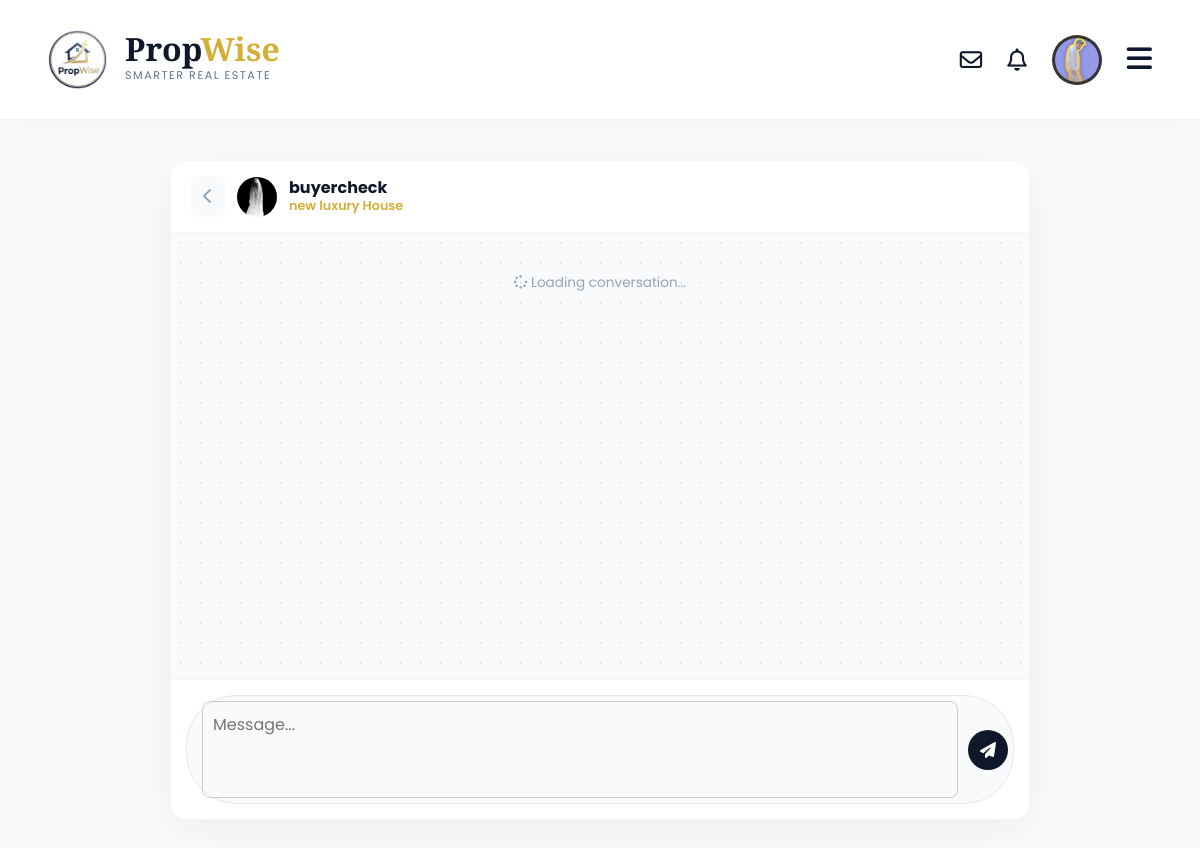
/chat/detail/6/ (signed in), run on the app's committed database.
### accounts/models.py (models this page shows, shortened)
class User(AbstractUser):
    is_agent = models.BooleanField('Is agent', default=False)
    is_buyer = models.BooleanField('Is buyer', default=True) # By default, users are buyers
    phone_number = models.CharField(max_length=20, blank=True)
    profile_picture = models.ImageField(upload_to='profile_pics/', blank=True, null=True)
    favorites = models.ManyToManyField(
        Property,
        related_name="favorited_by",
        blank=True
    )

### chat/models.py (models this page shows, shortened)
class ChatThread(models.Model):
    property = models.ForeignKey(
        Property,
        on_delete=models.SET_NULL,  # <-- NOT CASCADE
        related_name='chat_threads',
        null=True,  # <-- Required for SET_NULL
        blank=True  # <-- Allows this to be empty in forms
    )
    buyer = models.ForeignKey(
        User,
        on_delete=models.CASCADE,  # Cascade is OK here. If a buyer is deleted, their threads go.
        related_name='bought_chat_threads'
    )
    agent = models.ForeignKey(
        User,
        on_delete=models.CASCADE,  # Cascade is OK here. If an agent is deleted, their threads go.
        related_name='agent_chat_threads'
    )
    created_at = models.DateTimeField(auto_now_add=True)
    updated_at = models.DateTimeField(auto_now=True)
    class Meta:
        unique_together = ('property', 'buyer', 'agent')

### properties/models.py (models this page shows, shortened)
class Property(models.Model):
    title = models.CharField(max_length=255)
    description = models.TextField()
    price = models.BigIntegerField()
    area = models.ForeignKey(
        Area,
        on_delete=models.SET_NULL,
        null=True,
        related_name="properties"
    )
    latitude = models.DecimalField(
        max_digits=9,
        decimal_places=6,
        null=True,
        blank=True,
        help_text="Exact latitude of the property (e.g., 31.470510)"
    )
    longitude = models.DecimalField(
        max_digits=9,
        decimal_places=6,
        null=True,
        blank=True,
        help_text="Exact longitude of the property (e.g., 74.394170)"
    )
    purpose = models.CharField(max_length=10, choices=PropertyPurpose.choices)
    property_type = models.CharField(max_length=20, choices=PropertyType.choices)
    bedrooms = models.PositiveSmallIntegerField(null=True, blank=True)
    bathrooms = models.PositiveSmallIntegerField(null=True, blank=True)
    area_size = models.DecimalField(max_digits=10, decimal_places=2)
    area_unit = models.CharField(max_length=10, choices=AreaUnit.choices, default=AreaUnit.MARLA)
    agent = models.ForeignKey(settings.AUTH_USER_MODEL, on_delete=models.CASCADE, related_name="properties")
    created_at = models.DateTimeField(auto_now_add=True)
    updated_at = models.DateTimeField(auto_now=True)
    main_image = models.ImageField(upload_to='properties/main_images/', null=True, blank=True)
    is_verified = models.BooleanField(
        default=False,
        help_text="Mark this listing as verified by the admin (e.g., checked for accuracy)."
    )
    is_featured = models.BooleanField(
        default=False,
        help_text="Mark this listing as 'Featured' to show it at the top."
    )
    featured_until = models.DateTimeField(
        null=True,
        blank=True,
        help_text="When this listing should stop being featured (e.g., 7 days from now)."
    )
    status = models.CharField(
        max_length=10,
        choices=PropertyStatus.choices,
        default=PropertyStatus.ACTIVE,
        help_text="The current status of the listing (e.g., Active, Sold)."
    )
    sold_date = models.DateTimeField(
        null=True,
        blank=True,
        help_text="The date and time this property was marked as sold."
    )
    video_url = models.URLField(
        max_length=500,
        null=True,
        blank=True,
        help_text="A link to a YouTube or Vimeo video walkthrough (e.g., https://www.youtube.com/watch?v=...)"
    )

### chat/views.py (the view, shortened to what this page needs)
# urls.py: path('detail/<int:thread_id>/', views.chat_detail_view, name='chat_detail'),
@login_required(login_url='login')
def chat_detail_view(request, thread_id):
    thread = get_object_or_404(ChatThread, id=thread_id)
    if request.user != thread.buyer and request.user != thread.agent:
        return HttpResponseForbidden("You do not have permission to view this chat.")
    if request.method == 'GET':
        thread.messages.filter(is_read=False).exclude(sender=request.user).update(is_read=True)
    form = ChatMessageForm()
    context = {
        'thread': thread,
        'form': form
    }
    return render(request, 'chat/chat_detail.html', context)

### chat/forms.py
class ChatMessageForm(forms.ModelForm):
    class Meta:
        model = ChatMessage
        fields = ['body'] # We only want the user to type the 'body'
        widgets = {
            'body': forms.Textarea(attrs={
                'class': 'form-control', # For Bootstrap styling (if you use it)
                'rows': 3,
                'placeholder': 'Type your message here...',
                'style': 'width: 100%; padding: 10px; border-radius: 8px; border: 1px solid #ccc;',
            })
        }
        labels = {
            'body': '',
        }

### accounts/context_processors.py (called while the page is built)
def notifications(request):
    if request.user.is_authenticated:
        unread_notifs = Notification.objects.filter(
            recipient=request.user,
            is_read=False
        )
        return {
            'notification_count': unread_notifs.count(),
            'notification_list': unread_notifs[:5] # Only show the top 5 in the dropdown
        }
    return {}

### chat/templates/chat/chat_detail.html (shortened to what this page needs)
{% extends 'base.html' %}
{% load static %}
{% block content %}
<div class="chat-wrapper">
    <div class="chat-window">
        <div class="chat-header">
            <div class="chat-partner">
                <a href="{% url 'chat_inbox' %}" class="btn-back"><i class="fa-solid fa-chevron-left"></i></a>
                <div class="partner-avatar">
                    {% if thread.buyer == user %}
                        {% if thread.agent.profile_picture %}
                            <img src="{{ thread.agent.profile_picture.url }}" alt="">
                        {% else %}
                            <i class="fa-solid fa-user-tie"></i>
                        {% endif %}
                    {% else %}
                        {% if thread.buyer.profile_picture %}
                            <img src="{{ thread.buyer.profile_picture.url }}" alt="">
                        {% else %}
                            <i class="fa-solid fa-user"></i>
                        {% endif %}
                    {% endif %}
                </div>
                <div class="partner-info">
                    <h3>
                        {% if thread.buyer == user %}
                            {{ thread.agent.first_name|default:thread.agent.username }}
                        {% else %}
                            {{ thread.buyer.first_name|default:thread.buyer.username }}
                        {% endif %}
                    </h3>
                    <p>
                        {% if thread.property %}
                            <a href="{% url 'property_detail' pk=thread.property.pk %}" class="prop-link">{{ thread.property.title|truncatechars:20 }}</a>
                        {% else %}
                            <span style="color:#cbd5e1;">Deleted Property</span>
                        {% endif %}
                    </p>
                </div>
            </div>
        </div>
        <div id="chat-messages-box" class="chat-body">
            <div class="loading-text">
                <i class="fa-solid fa-spinner fa-spin"></i> Loading conversation...
            </div>
        </div>
        <div class="chat-footer">
            <form id="send-message-form" method="POST" action="{% url 'chat_detail' thread_id=thread.id %}" class="chat-form">
                {{ form.body }}
                <button type="submit" class="btn-send" title="Send Message">
                    <i class="fa-solid fa-paper-plane"></i>
                </button>
            </form>
        </div>
    </div>
</div>
{% endblock content %}

### templates/base.html (shortened to what this page needs)
{% load static %}
<!DOCTYPE html>
<html lang="en">
<head>
    <link rel="stylesheet" href="https://cdnjs.cloudflare.com/ajax/libs/font-awesome/6.4.0/css/all.min.css">
</head>
<body>
    <nav class="navbar">
        <a href="{% url 'homepage' %}" class="nav-brand">
            <img src="{% static 'images/logo.png' %}" alt="PropWise">
            <div class="brand-text-col">
                <div class="brand-main">Prop<span>Wise</span></div>
                <div class="brand-tagline">Smarter Real Estate</div>
            </div>
        </a>
        <div class="nav-right">
            {% if user.is_authenticated %}
                <a href="{% url 'chat_inbox' %}" class="nav-icon" title="Messages">
                    <i class="fa-regular fa-envelope"></i>
                </a>
                <div class="nav-icon" onclick="toggleID('notif-drop')" title="Notifications">
                    <i class="fa-regular fa-bell"></i>
                </div>
                <div class="user-menu-container">
                    <div class="user-avatar" onclick="toggleID('user-drop')">
                        {% if user.profile_picture %}
                            <img src="{{ user.profile_picture.url }}" alt="{{ user.username }}">
                        {% else %}
                            <i class="fa-regular fa-user"></i>
                        {% endif %}
                    </div>
                </div>
            {% else %}
                <a href="{% url 'login' %}" class="nav-link">Log In</a>
                <a href="{% url 'signup' %}" class="btn-create">Sign Up</a>
            {% endif %}
            <div class="hamburger" onclick="toggleID('mobile-menu')">
                <i class="fa-solid fa-bars"></i>
            </div>
        </div>
    </nav>
    {% block content %}
    {% endblock %}
</body>
</html>

### templates/base.html (style rules this page uses)
:root { --pw-navy: #0F172A; --pw-gold: #D4AF37; --pw-gold-hover: #B5952F; --pw-gold-glow: rgba(212, 175, 55, 0.5); --pw-bg: #ffffff; --pw-text-body: #334155; --pw-light-gray: #F8FAFC; }
* { margin: 0; padding: 0; box-sizing: border-box; }
body { font-family: 'Poppins', sans-serif; background-color: var(--pw-light-gray); color: var(--pw-text-body); padding-top: 120px; overflow-x: hidden; }
a { text-decoration: none; color: inherit; transition: all 0.3s ease; }
.navbar { position: fixed; top: 0; left: 0; width: 100%; height: 120px; background: #ffffff; display: flex; align-items: center; justify-content: space-between; padding: 0 4%; z-index: 1000; border-bottom: 1px solid rgba(0,0,0,0.05); box-shadow: 0 10px 40px -15px rgba(0,0,0,0.05); animation: slideDown 0.5s ease-out; }
.nav-brand { display: flex; align-items: center; gap: 18px; text-decoration: none; }
.nav-brand img { height: 85px; width: auto; object-fit: contain; mix-blend-mode: multiply; display: block; transition: transform 0.3s ease; }
.brand-text-col { display: flex; flex-direction: column; justify-content: center; }
.brand-main { font-family: 'Playfair Display', serif; font-size: 2rem; font-weight: 800; color: var(--pw-navy); line-height: 0.9; }
.brand-main span { color: var(--pw-gold); }
.brand-tagline { font-family: 'Poppins', sans-serif; font-size: 0.85rem; color: #64748b; font-weight: 400; letter-spacing: 1.5px; text-transform: uppercase; margin-top: 4px; }
.nav-right { display: flex; align-items: center; gap: 25px; }
.nav-icon { font-size: 1.4rem; color: var(--pw-navy); cursor: pointer; position: relative; transition: 0.3s; }
.user-menu-container { position: relative; }
.user-avatar { width: 50px; height: 50px; background: var(--pw-navy); color: var(--pw-gold); border-radius: 50%; display: flex; align-items: center; justify-content: center; font-weight: 600; font-size: 1.2rem; cursor: pointer; border: 3px solid rgba(212, 175, 55, 0.2); transition: all 0.3s; overflow: hidden; }
.user-avatar img { width: 100%; height: 100%; object-fit: cover; }
.hamburger { display: none; font-size: 1.8rem; cursor: pointer; color: var(--pw-navy); }
@media (max-width: 1200px) { .hamburger { display: block; } }
@media (max-width: 1200px) { .nav-brand img { height: 60px; } }
@media (max-width: 1200px) { .brand-tagline { font-size: 0.7rem; } }

### data on the page
User: profile_picture (picture)
ChatThread: buyer.profile_picture (picture), buyer.first_name "buyercheck", property "new luxury House"
